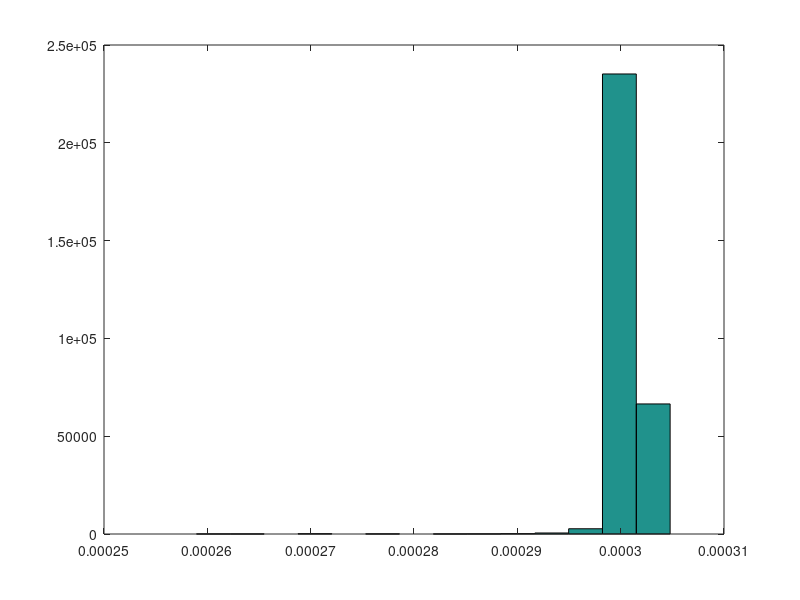

Recreate this plot in MATLAB.
clear
clc 
n = 10000;
w = 2 + (4-2)*rand(1, n);
for j = 1:n
    X(j) = sum(w(1:j));
    X(j) = X(j)/j;
end
X = (1/n)*X;
Mn = mean(X);
Sn = std(X);
nbins = round(1+3.322*log10(n));
minX = min(X);
maxX = max(X);
e = linspace(minX,maxX,nbins+1);
H = histc(X,e);
H(nbins) = H(nbins)+H(nbins+1);
H = H(1:nbins); % resize H
bw = (maxX-minX)/nbins; % bin width
a = e(1:nbins); % left edge sequence
b = e(2:nbins+1); % right edge sequence
bin_centers = (a+b)/2; % bin centers
bar(bin_centers,H/(bw*n),'hist')
hold on
t = linspace(min(X),max(X),150);
hold off
fprintf('Mn: %d\n', Mn);
fprintf('Sn: %d\n', Sn);